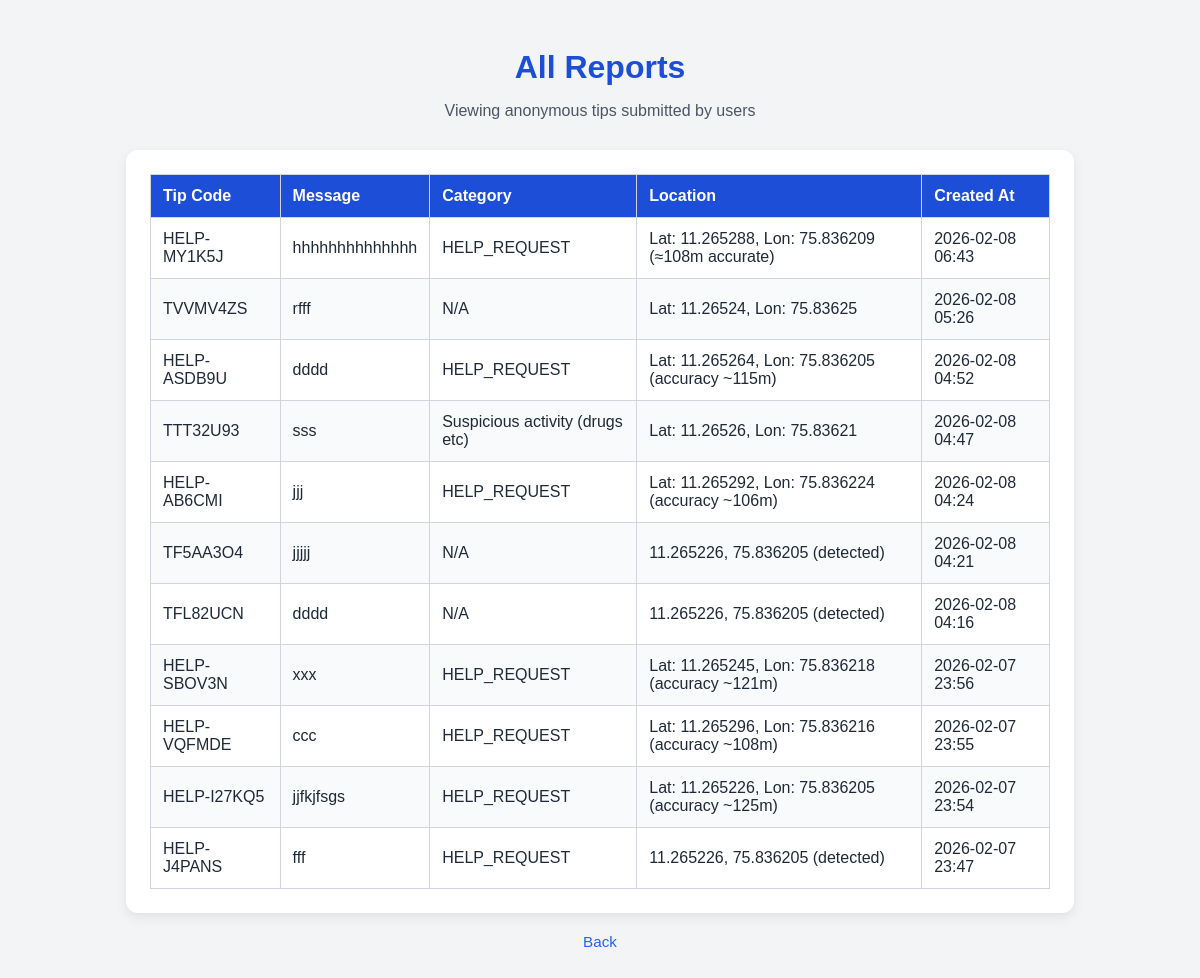
The page /view-tips on the database its author committed.
### tables this page shows
CREATE TABLE tips (
            id INTEGER PRIMARY KEY AUTOINCREMENT,
            tip_code TEXT UNIQUE NOT NULL,
            access_code TEXT NOT NULL,
            message TEXT NOT NULL,
            category TEXT,
            location TEXT,
            created_at TEXT NOT NULL,
            status TEXT DEFAULT 'New'
        );

### app.py (the view)
@app.route('/view-tips')
def view_tips():
    with get_db() as conn:
        tips = conn.execute('''
            SELECT * FROM tips
            ORDER BY created_at DESC
        ''').fetchall()
    return render_template('view_tips.html', tips=tips)

### app.py (called while the page is built)
def get_db():
    conn = sqlite3.connect("tips.db")
    conn.row_factory = sqlite3.Row
    return conn

def init_db():
    with get_db() as conn:
        conn.execute('''
        CREATE TABLE IF NOT EXISTS tips (
            id INTEGER PRIMARY KEY AUTOINCREMENT,
            tip_code TEXT UNIQUE NOT NULL,
            access_code TEXT NOT NULL,
            message TEXT NOT NULL,
            category TEXT,
            location TEXT,
            created_at TEXT NOT NULL,
            status TEXT DEFAULT 'New'
        )
        ''')
        conn.execute('''
        CREATE TABLE IF NOT EXISTS suspicious_places (
            id INTEGER PRIMARY KEY AUTOINCREMENT,
            name TEXT NOT NULL,
            description TEXT,
            location TEXT,
            added_at TEXT NOT NULL,
            is_active INTEGER DEFAULT 1
        )
        ''')
        conn.commit()

@app.before_request
def setup_db():
    init_db()

### templates/view_tips.html (shortened to what this page needs)
<!DOCTYPE html>
<html lang="en">
<head>
</head>
<body>
<header>
  <h1>All Reports</h1>
  {% if session.get('police') %}
    <p>Viewing all tips as Police/Admin</p>
  {% else %}
    <p>Viewing anonymous tips submitted by users</p>
  {% endif %}
</header>
<div class="card">
  <table>
    <thead>
      <tr>
        <th>Tip Code</th>
        <th>Message</th>
        <th>Category</th>
        <th>Location</th>
        <th>Created At</th>
      </tr>
    </thead>
    <tbody>
      {% for tip in tips %}
        <tr>
          <td>{{ tip.tip_code }}</td>
          <td>{{ tip.message }}</td>
          <td>{{ tip.category or 'N/A' }}</td>
          <td>{{ tip.location or 'Not shared' }}</td>
          <td>{{ tip.created_at }}</td>
        </tr>
      {% else %}
        <tr>
          <td colspan="{% if session.get('police') %}7{% else %}5{% endif %}" style="text-align:center;">No reports found.</td>
        </tr>
      {% endfor %}
    </tbody>
  </table>
</div>
<div class="footer">
  <a href="{{ url_for('home') }}">Back </a>
</div>
</body>
</html>

### templates/view_tips.html (style rules this page uses)
body { font-family: Arial, Helvetica, sans-serif; background: #f3f4f6; color: #1f2937; padding: 20px; }
header { text-align: center; margin-bottom: 30px; }
header h1 { color: #1d4ed8; font-size: 2rem; margin-bottom: 5px; }
header p { color: #4b5563; font-size: 1rem; }
.card { background: white; padding: 24px; border-radius: 12px; margin-bottom: 20px; box-shadow: 0 4px 12px rgba(0,0,0,0.08); max-width: 900px; margin-left: auto; margin-right: auto; }
table { width: 100%; border-collapse: collapse; }
th, td { padding: 12px; border: 1px solid #d1d5db; text-align: left; }
th { background: #1d4ed8; color: white; }
tr:nth-child(even) { background: #f9fafb; }
.footer { text-align: center; margin-top: 20px; font-size: 0.95rem; }
.footer a { color: #2563eb; text-decoration: none; margin: 0 10px; }

### rows shown on the page
tips: tip_code "HELP-MY1K5J", message "hhhhhhhhhhhhhh", category "HELP_REQUEST", location "Lat: 11.265288, Lon: 75.836209 (≈108m accurate)", created_at "2026-02-08 06:43"
tips: tip_code "TVVMV4ZS", message "rfff", category "N/A", location "Lat: 11.26524, Lon: 75.83625", created_at "2026-02-08 05:26"
tips: tip_code "HELP-ASDB9U", message "dddd", category "HELP_REQUEST", location "Lat: 11.265264, Lon: 75.836205 (accuracy ~115m)", created_at "2026-02-08 04:52"
tips: tip_code "TTT32U93", message "sss", category "Suspicious activity (drugs etc)", location "Lat: 11.26526, Lon: 75.83621", created_at "2026-02-08 04:47"
tips: tip_code "HELP-AB6CMI", message "jjj", category "HELP_REQUEST", location "Lat: 11.265292, Lon: 75.836224 (accuracy ~106m)", created_at "2026-02-08 04:24"
tips: tip_code "TF5AA3O4", message "jjjjj", category "N/A", location "11.265226, 75.836205 (detected)", created_at "2026-02-08 04:21"
tips: tip_code "TFL82UCN", message "dddd", category "N/A", location "11.265226, 75.836205 (detected)", created_at "2026-02-08 04:16"
tips: tip_code "HELP-SBOV3N", message "xxx", category "HELP_REQUEST", location "Lat: 11.265245, Lon: 75.836218 (accuracy ~121m)", created_at "2026-02-07 23:56"
tips: tip_code "HELP-VQFMDE", message "ccc", category "HELP_REQUEST", location "Lat: 11.265296, Lon: 75.836216 (accuracy ~108m)", created_at "2026-02-07 23:55"
tips: tip_code "HELP-I27KQ5", message "jjfkjfsgs", category "HELP_REQUEST", location "Lat: 11.265226, Lon: 75.836205 (accuracy ~125m)", created_at "2026-02-07 23:54"
tips: tip_code "HELP-J4PANS", message "fff", category "HELP_REQUEST", location "11.265226, 75.836205 (detected)", created_at "2026-02-07 23:47"
